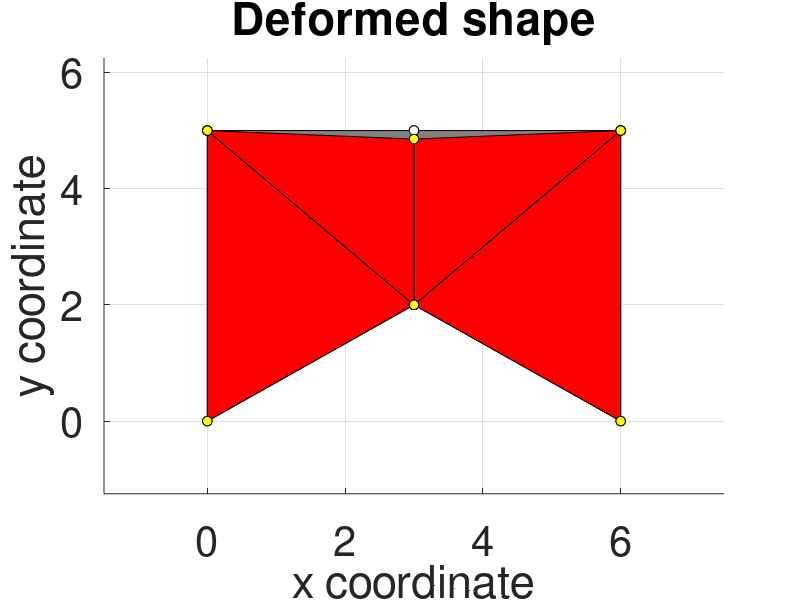

The MATLAB script that drew this image:
% Using Lecture_4_2Dtruss by Dr. Sadowski as a template
clear all;
close all;
clc;

%%%%%%%%%%%%%%%%%%%%%%%%%%%%%%%%%%%%%%%%%%%%%%%%%%%%%%%%%%%%%%%%
%%%%%%%%%%%%%%%%%%%%% PRE-PROCESSOR MODULE %%%%%%%%%%%%%%%%%%%%%
%%%%%%%%%%%%%%%%%%%%%%%%%%%%%%%%%%%%%%%%%%%%%%%%%%%%%%%%%%%%%%%%
% Parameters
E = 42e9; % N/m2 - modulus of elasticity of each bar element
nu = 0.2; % Poisson coefficient
t = 0.05; % Element thickness in m

% Specifying nodal x-y coordinates
NODES.coords = [0   0 ; % node 1 - x,y coordinates
                3   2 ; % node 2 - x,y coordinates
                6   0 ; % node 3 - x,y coordinates
                6   5 ; % node 4 - x,y coordinates
                3   5 ;
                0   5]; % node 5 - x,y coordinates
NODES.dofs = [1 2 ;  % node 1 - dofs u1,v1 (1,2) - FIXED  
              3 4 ;  % node 2 - dofs u2,v2 (3,4) - FIXED
              5 6 ;  % node 3 - dofs u3,v3 (5,6) - FIXED
              7 8 ;  % node 4 - dofs u4,v4 (7,8) - FIXED
              9 10;  % node 5 - dofs u5,v5 (9,10) - FREE
              11 12]; % node 6 - dofs u6,v6 (11,12) - FIXED
% Note that node numbers are identified by their row number
     
% Specifying element nodal connectivity (order does not matter)
ELEMENTS = [1 2 6 ; % element 1 - element dofs u1,v1,u3,v3 (1,2,5,6)
            2 3 4 ; % element 2 - element dofs u2,v2,u3,v3 (3,4,5,6)
            2 4 5 ; % element 3 - element dofs u2,v2,u4,v4 (3,4,7,8)
            2 5 6 ]; % element 4 - element dofs u3,v3,u4,v4 (5,6,7,8)

% Degrees of freedom & other parameters
dofs_free = [9,10]; % unknown nodal x-y dofs (at nodes 3,4,5)
dofs_restrained = [1,2,3,4,5,6,7,8,11,12]; % known nodal x-y dofs due to BC (at nodes 1,2)
nodes = size(NODES.coords,1); % no. of nodes i.e. 6
elements = size(ELEMENTS,1); % no. of elements i.e.

%%%%%%%%%%%%%%%%%%%%%%%%%%%%%%%%%%%%%%%%%%%%%%%%%%%%%%%%%%%%
%%%%%%%%%%%%%%%%%%%%% ASSEMBLER MODULE %%%%%%%%%%%%%%%%%%%%%
%%%%%%%%%%%%%%%%%%%%%%%%%%%%%%%%%%%%%%%%%%%%%%%%%%%%%%%%%%%%
% Constructing the global stiffness matrix
K = zeros(2*nodes); % initialising en empty 12x12 matrix; 6 nodes at 2 dofs/node
for EL = 1:elements % loop through all elements & build stiffness matrix
    n1 = ELEMENTS(EL,1); n2 = ELEMENTS(EL,2); % identify element node numbers
    n3 = ELEMENTS(EL,3);
    x1 = NODES.coords(n1,1); y1 = NODES.coords(n1,2); % element node 1 - x,y coordinates
    x2 = NODES.coords(n2,1); y2 = NODES.coords(n2,2); % element node 2 - x,y coordinates
    x3 = NODES.coords(n3,1); y3 = NODES.coords(n3,2); % element node 3 - x,y coordinates
    
    x21 = x2 - x1; x31 = x3 - x1; % Triangle sides
    y21 = y2 - y1; y31 = y3 - y1;
    Jacobian = abs(x21*y31 - x31*y21);
    A = Jacobian/2; % m2 - cross-sectional area of triangular element
    
    dof11 = NODES.dofs(n1,1); dof12 = NODES.dofs(n1,2); % element node 1 - dofs
    dof21 = NODES.dofs(n2,1); dof22 = NODES.dofs(n2,2); % element node 2 - dofs
    dof31 = NODES.dofs(n3,1); dof32 = NODES.dofs(n3,2); % element node 3 - dofs
    
    D = E/(1-nu^2)*[1 nu 0; nu 1 0; 0 0 (1-nu)/2]; % Plane stress condition
    
    
    y23 = y2 - y3; y12 = -y21; x32 = x3 - x2; x13 = -x31; % Triangle sides
    
    B = 1/(2*A)*[y23 0 y31 0 y12 0;
                 0 x32 0 x13 0 x21;
                 x32 y23 x13 y31 x21 y12];
    
    
%     alpha = atan2(y2-y1,x2-x1); % angle of inclination relative to the POSITIVE direction of the x axis
    alpha = 0; % In this case we have input the real global coordinates, so tranformation unnecessary 
    c = cos(alpha); s = sin(alpha); % angle parameters
    ke = B.'*D*B*A*t; % element stiffness
    
    T = [c s 0 0 0 0;
        -s c 0 0 0 0;
         0 0 c s 0 0;
        0 0 -s c 0 0;
         0 0 0 0 c s;
         0 0 0 0 -s c]; % Transformation matrix
    
    ke_transformed = T.'*ke*T;
    
    % Updating global stiffness matrix [K] coefficients 
    % Note that for each element you still have to 'think locally'
    % Row 1 - element dof11
    K(dof11,dof11) = K(dof11,dof11) + ke_transformed(1,1); % Col 1 - element dof11
    K(dof11,dof12) = K(dof11,dof12) + ke_transformed(1,2); % Col 2 - element dof12
    K(dof11,dof21) = K(dof11,dof21) + ke_transformed(1,3); % Col 3 - element dof21
    K(dof11,dof22) = K(dof11,dof22) + ke_transformed(1,4); % Col 4 - element dof22
    K(dof11,dof31) = K(dof11,dof31) + ke_transformed(1,5); % Col 5 - element dof31
    K(dof11,dof32) = K(dof11,dof32) + ke_transformed(1,6); % Col 6 - element dof32
    
    % Row 2 - element dof12
    K(dof12,dof11) = K(dof12,dof11) + ke_transformed(2,1); % Col 1 - element dof11
    K(dof12,dof12) = K(dof12,dof12) + ke_transformed(2,2); % Col 2 - element dof12
    K(dof12,dof21) = K(dof12,dof21) + ke_transformed(2,3); % Col 3 - element dof21
    K(dof12,dof22) = K(dof12,dof22) + ke_transformed(2,4); % Col 4 - element dof22
    K(dof12,dof31) = K(dof12,dof31) + ke_transformed(2,5); % Col 5 - element dof31
    K(dof12,dof32) = K(dof12,dof32) + ke_transformed(2,6); % Col 6 - element dof32
    
    % Row 3 - element dof21
    K(dof21,dof11) = K(dof21,dof11) + ke_transformed(3,1); % Col 1 - element dof11
    K(dof21,dof12) = K(dof21,dof12) + ke_transformed(3,2); % Col 2 - element dof12
    K(dof21,dof21) = K(dof21,dof21) + ke_transformed(3,3); % Col 3 - element dof21
    K(dof21,dof22) = K(dof21,dof22) + ke_transformed(3,4); % Col 4 - element dof22
    K(dof21,dof31) = K(dof21,dof31) + ke_transformed(3,5); % Col 5 - element dof31
    K(dof21,dof32) = K(dof21,dof32) + ke_transformed(3,6); % Col 6 - element dof32
    
    % Row 4 - element dof22
    K(dof22,dof11) = K(dof22,dof11) + ke_transformed(4,1); % Col 1 - element dof11
    K(dof22,dof12) = K(dof22,dof12) + ke_transformed(4,2); % Col 2 - element dof12
    K(dof22,dof21) = K(dof22,dof21) + ke_transformed(4,3); % Col 3 - element dof21
    K(dof22,dof22) = K(dof22,dof22) + ke_transformed(4,4); % Col 4 - element dof22
    K(dof22,dof31) = K(dof22,dof31) + ke_transformed(4,5); % Col 5 - element dof31
    K(dof22,dof32) = K(dof22,dof32) + ke_transformed(4,6); % Col 6 - element dof32
    
    % Row 5 - element dof31
    K(dof31,dof11) = K(dof31,dof11) + ke_transformed(5,1); % Col 1 - element dof11
    K(dof31,dof12) = K(dof31,dof12) + ke_transformed(5,2); % Col 2 - element dof12
    K(dof31,dof21) = K(dof31,dof21) + ke_transformed(5,3); % Col 3 - element dof21
    K(dof31,dof22) = K(dof31,dof22) + ke_transformed(5,4); % Col 4 - element dof22
    K(dof31,dof31) = K(dof31,dof31) + ke_transformed(5,5); % Col 5 - element dof31
    K(dof31,dof32) = K(dof31,dof32) + ke_transformed(5,6); % Col 6 - element dof32
    
    % Row 6 - element dof32
    K(dof32,dof11) = K(dof32,dof11) + ke_transformed(6,1); % Col 1 - element dof11
    K(dof32,dof12) = K(dof32,dof12) + ke_transformed(6,2); % Col 2 - element dof12
    K(dof32,dof21) = K(dof32,dof21) + ke_transformed(6,3); % Col 3 - element dof21
    K(dof32,dof22) = K(dof32,dof22) + ke_transformed(6,4); % Col 4 - element dof22
    K(dof32,dof31) = K(dof32,dof31) + ke_transformed(6,5); % Col 5 - element dof31
    K(dof32,dof32) = K(dof32,dof32) + ke_transformed(6,6); % Col 6 - element dof32
    
    
end

% Constructing the global nodal force vector
F = zeros(2*nodes,1); % initialising en empty a 12x1 column vector for convenience
F(10) = -2250e3; F(8) = -750e3; % The load P acts downwards on node 5 i.e. it affects global dof 10
% There are no other nodal loads to apply

%%%%%%%%%%%%%%%%%%%%%%%%%%%%%%%%%%%%%%%%%%%%%%%%%%%%%%%%%
%%%%%%%%%%%%%%%%%%%%% SOLVER MODULE %%%%%%%%%%%%%%%%%%%%%
%%%%%%%%%%%%%%%%%%%%%%%%%%%%%%%%%%%%%%%%%%%%%%%%%%%%%%%%%
% Specification of submatrices directly, note there is no need to form
% a rearranged K or F explicitly
KRR = K(dofs_restrained,dofs_restrained);
KRF = K(dofs_restrained,dofs_free);
KFR = K(dofs_free,dofs_restrained);
KFF = K(dofs_free,dofs_free);
fF = F(dofs_free);
% You cannot yet form fR as you do not know what the base reaction is.
% Also, you can even avoid formulating KRR etc. separately and just access
% the requires sub-matrices of K and f directly in what follows.

% Solution for the unknown nodal dofs
uR = zeros(length(dofs_restrained),1); % BC - zero displacement on nodes 1,2,3,4,5,6,7,8,11,12
uF = KFF\(fF - KFR*uR); % 1st matrix equation
U = zeros(2*nodes,1);
U(dofs_restrained) = uR;
U(dofs_free) = uF; % full nodal dof vector

% Solution for the unknown reactions
fR = KRF*uF + KRR*uR; % 2nd matrix equation
F(dofs_restrained) = fR; % full nodal force vector

% Note that this portion is misleading in its minimalism. We exploit the
% fact that Matlab has efficient routines for matrix operations, and we can
% manipulate matrices just like simple algebra. Additionally, the matrices
% are small and the analysis is linear, so the 'inversion' of KFF is very
% fast. Do not be fooled - for large nonlinear models this step can take
% the lion's share of modelling time. Hours, if not days. Just ask a PhD
% student!

%%%%%%%%%%%%%%%%%%%%%%%%%%%%%%%%%%%%%%%%%%%%%%%%%%%%%%%%%%%%%%%%%
%%%%%%%%%%%%%%%%%%%%% POST-PROCESSOR MODULE %%%%%%%%%%%%%%%%%%%%%
%%%%%%%%%%%%%%%%%%%%%%%%%%%%%%%%%%%%%%%%%%%%%%%%%%%%%%%%%%%%%%%%%
% Updating nodal coordinates after deformation
% Creating two vectors - one with real size deformed coordinates and one
% with amplified deformed coordinate (for plotting purposes)
NODES.new_coords = zeros(size(NODES.coords)); 
NODES.amp_coords = zeros(size(NODES.coords)); 
amp = 200; % amplification factor for plotting purposes only 
for I = 1:size(NODES.coords,1)
    for J = 1:size(NODES.coords,2)    
        NODES.amp_coords(I,J) = NODES.coords(I,J) + U(NODES.dofs(I,J))*amp;
        NODES.new_coords(I,J) = NODES.coords(I,J) + U(NODES.dofs(I,J));
    end
end

% Plotting
figure('units','normalized','outerposition',[0 0 1 1]); hold all; grid on; tol = 1e-3;
xmin = min(NODES.amp_coords(:,1)); xmax = max(NODES.amp_coords(:,1)); difx = xmax - xmin;
ymin = min(NODES.amp_coords(:,2)); ymax = max(NODES.amp_coords(:,2)); dify = ymax - ymin; fac = 0.25;
axis([xmin-difx*fac  xmax+difx*fac  ymin-dify*fac  ymax+dify*fac]);
% Note that if the 'squished' structural shape bothers you, replace the
% above line with 'axis equal'

for EL = 1:elements
    n1 = ELEMENTS(EL,1); n2 = ELEMENTS(EL,2); n3 = ELEMENTS(EL,3); % identify element node numbers
    
%     Plotting original structure
    x1 = NODES.coords(n1,1); y1 = NODES.coords(n1,2); % element node 1 - x,y original coordinates
    x2 = NODES.coords(n2,1); y2 = NODES.coords(n2,2); % element node 2 - x,y original coordinates
    x3 = NODES.coords(n3,1); y3 = NODES.coords(n3,2); % element node 3 - x,y original coordinates

    alpha = atan2(y2-y1,x2-x1); % angle of inclination relative to the POSITIVE x axis direction
    patch([x1,x2,x3],[y1,y2,y3],[0.5 0.5 0.5]); 
    
%     Check on changes in member lengths and plotting amplified deformed structure
    x1_amp = NODES.amp_coords(n1,1); y1_amp = NODES.amp_coords(n1,2); % element node 1 - x,y amplified deformed coordinates
    x2_amp = NODES.amp_coords(n2,1); y2_amp = NODES.amp_coords(n2,2); % element node 2 - x,y amplified deformed coordinates
    x3_amp = NODES.amp_coords(n3,1); y3_amp = NODES.amp_coords(n3,2); % element node 3 - x,y amplified deformed coordinates

    patch([x1_amp,x2_amp,x3_amp],[y1_amp,y2_amp,y3_amp],'r');
    
    
%     Plotting nodes last!
    plot(x1,y1,'ko','Markersize',7,'MarkerFaceColor','w');  
    plot(x2,y2,'ko','Markersize',7,'MarkerFaceColor','w');
    plot(x3,y3,'ko','Markersize',7,'MarkerFaceColor','w');
    plot(x1_amp,y1_amp,'ko','Markersize',7,'MarkerFaceColor','y');  
    plot(x2_amp,y2_amp,'ko','Markersize',7,'MarkerFaceColor','y');
    plot(x3_amp,y3_amp,'ko','Markersize',7,'MarkerFaceColor','y');
end
xlabel('x coordinate');
ylabel('y coordinate');
title('Deformed shape')
set(gca,'FontSize',30);

% Printing computed dofs & reactions - this is an important part of the post-processing,
% make sure to include something like this in every analysis that you do.
for dof = 1:length(uF)
    disp(['The value of dof ',num2str(dofs_free(dof)),' is ',num2str(uF(dof))]);    
end
disp(' ');
for react = 1:length(fR)
    disp(['The value of the reaction at dof ',num2str(dofs_restrained(react)),' is ',num2str(fR(react))]);
end
disp(' '); disp('Vertical equilibrium check:');
disp(['Total vertical reactions = ',num2str(F(2) + F(4) + F(6) + F(8) + F(12))]);
disp(['Total applied vertical loads = ',num2str(F(10))]);
if abs(F(2) + F(4) + F(6) + F(8) + F(10) + F(12)) < 1e-6; disp('Ok.'); end
disp(' '); disp('Horizontal equilibrium check:');
disp(['Total horizontal reactions = ',num2str(F(1) + F(3) + F(5) + F(7) + F(11))]);
disp('Total applied horizontal loads = 0');
if abs(F(1) + F(3) + F(5) + F(7) + F(9) + F(11)) < 1e-6; disp('Ok.'); end